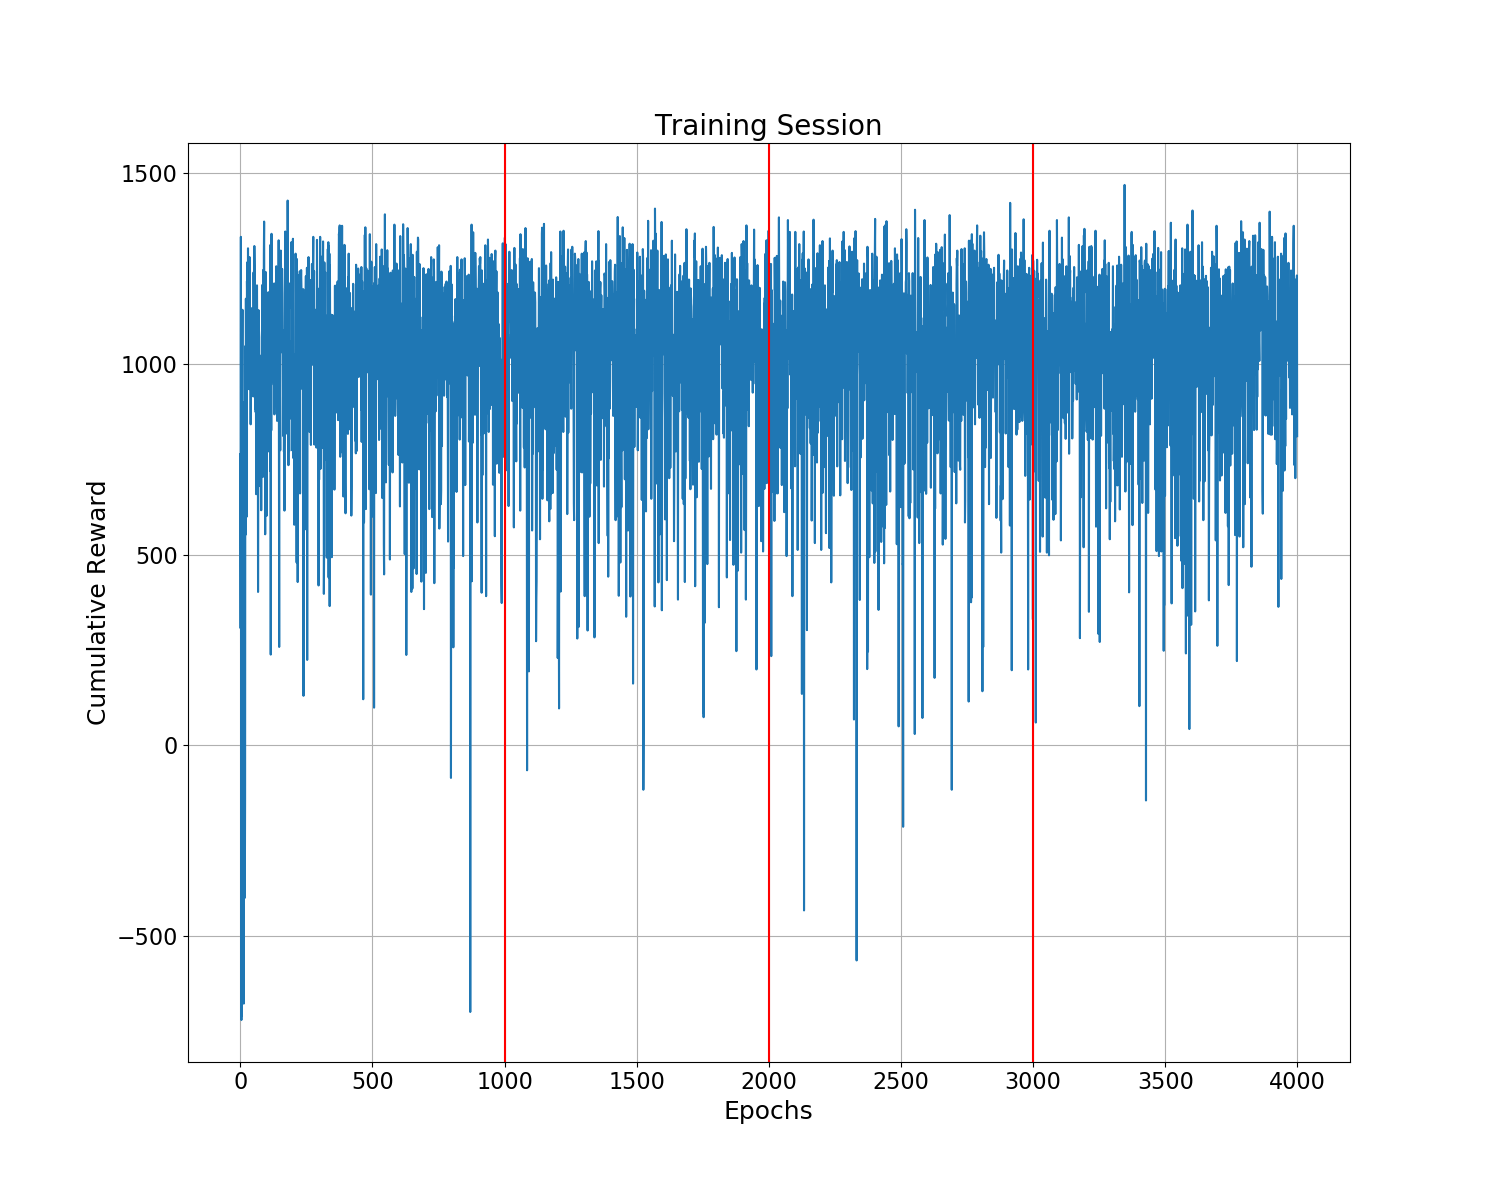

Here is the Python script that generated this plot:
import agentQ
import matplotlib.pyplot as plt
import numpy as np
import time

agent = agentQ.Agent(policy = 0.5, lr = 0.25, discount = 0.8)
print("Created Agent")
y = []
session_epochs = 1000

ts = time.time()
y.extend(agent.play(session_epochs))
tf = time.time()
print(f"Finished Phase I in {tf-ts:.3} seconds...")

agent.policy = 0.35
ts = time.time()
y.extend(agent.play(session_epochs))
tf = time.time()
print(f"Finished Phase II in {tf-ts:.3} seconds...")

agent.policy = 0.20
ts = time.time()
y.extend(agent.play(session_epochs))
tf = time.time()
print(f"Finished Phase III in {tf-ts:.3} seconds...")

agent.policy = 0.05
ts = time.time()
y.extend(agent.play(session_epochs))
tf = time.time()
print(f"Finished Phase IV in {tf-ts:.3} seconds...")

y = np.array(y)

fig,ax = plt.subplots(figsize=(15,12))
ax.plot(y)
ax.set_title("Training Session", fontsize=20)
ax.axvline(x=session_epochs, color='r')
ax.axvline(x=session_epochs*2, color='r')
ax.axvline(x=session_epochs*3, color='r')
ax.tick_params(labelsize=16)
ax.set_xlabel('Epochs', fontsize=18)
ax.set_ylabel('Cumulative Reward', fontsize=18)
ax.grid()
plt.show(block=False)
print("Finished Training")
